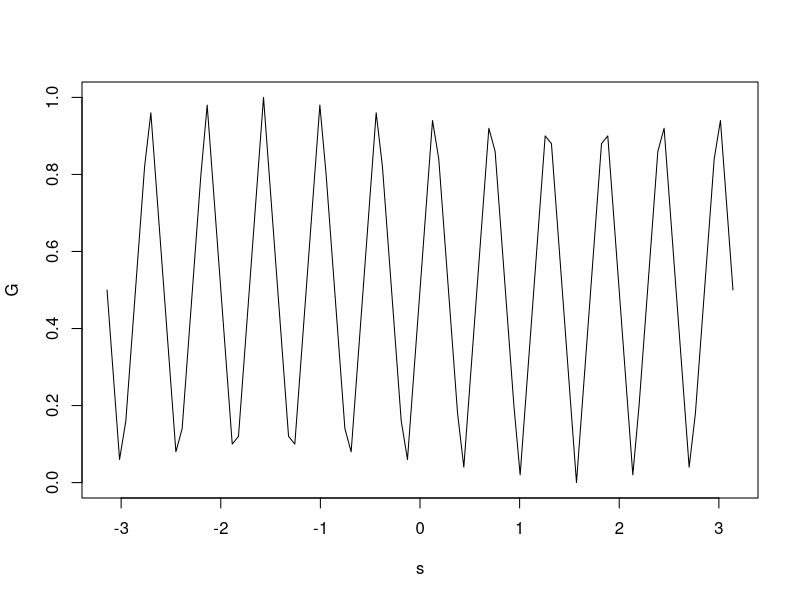
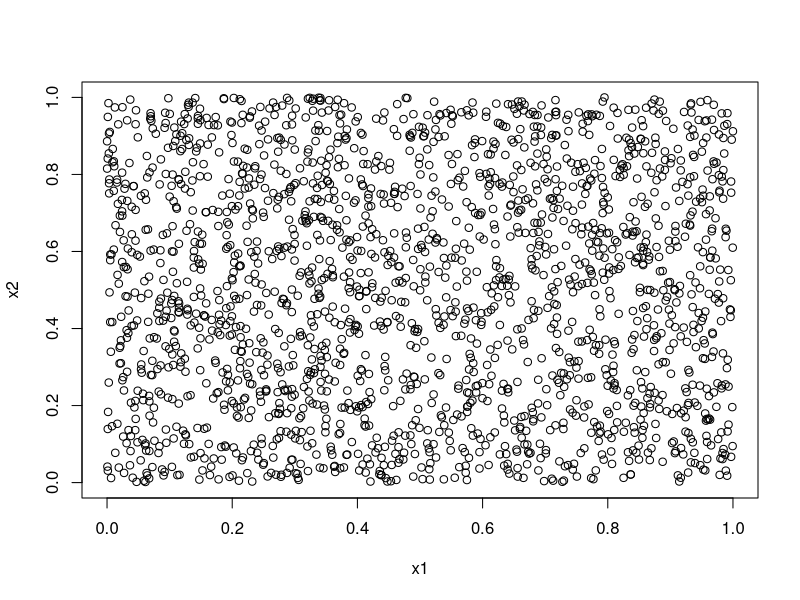

The R script that drew these images, in order:
Gi.om11 <- function (a) {
  b = 0.5 + (1/pi)*asin(sin(11*a))
  return(b)
}

plot(Gi.om11,xlim=c(-pi,pi),xlab="s",ylab="G")


# Builds our sample

Gi.om3 <- function (a) {
  b = 0.5 + (1/pi)*asin(sin(3*a))
  return(b)
}

Gi.om7 <- function (a) {
  b = 0.5 + (1/pi)*asin(sin(7*a))
  return(b)
}
s1 <- runif(2000,-pi,pi)
t1 = Gi.om3(s1)
s2 <- runif(2000,-pi,pi)
t2 = Gi.om7(s2)
v = cbind(t1,t2)
plot(v,xlim=c(0,1),ylim=c(0,1),xlab="x1",ylab="x2")

par(mfrow=c(1,1))

